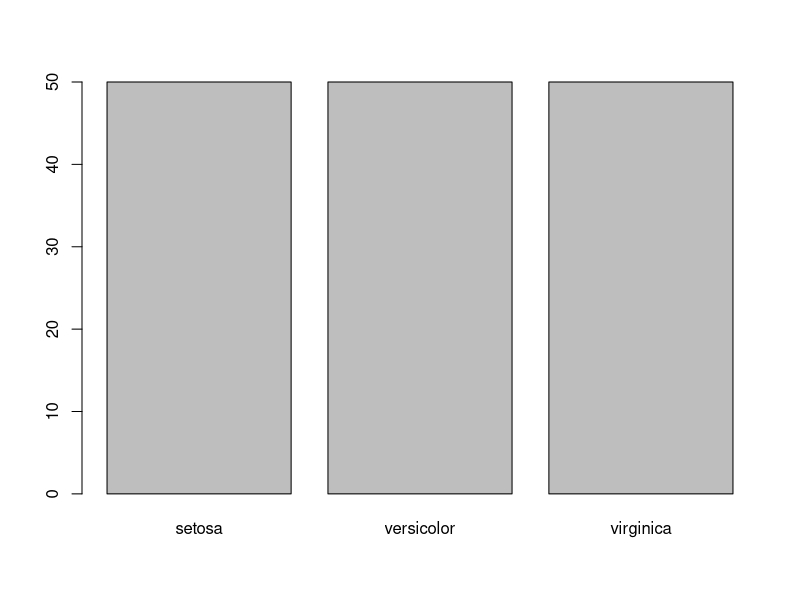
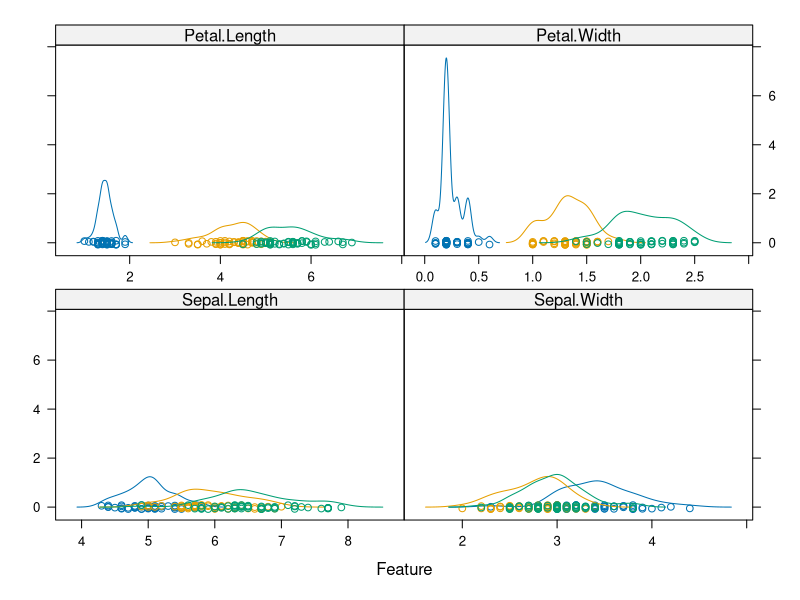

The R script that drew these images, in order:
install.packages("caret")
library(caret)
data("iris")
dataset <- iris
x <- dataset[,1:4]
y <- dataset[,5]
plot(y)
scales <- list(x=list(relation="free"))
featurePlot(x=x,y=y,plot="density",scales=scales)